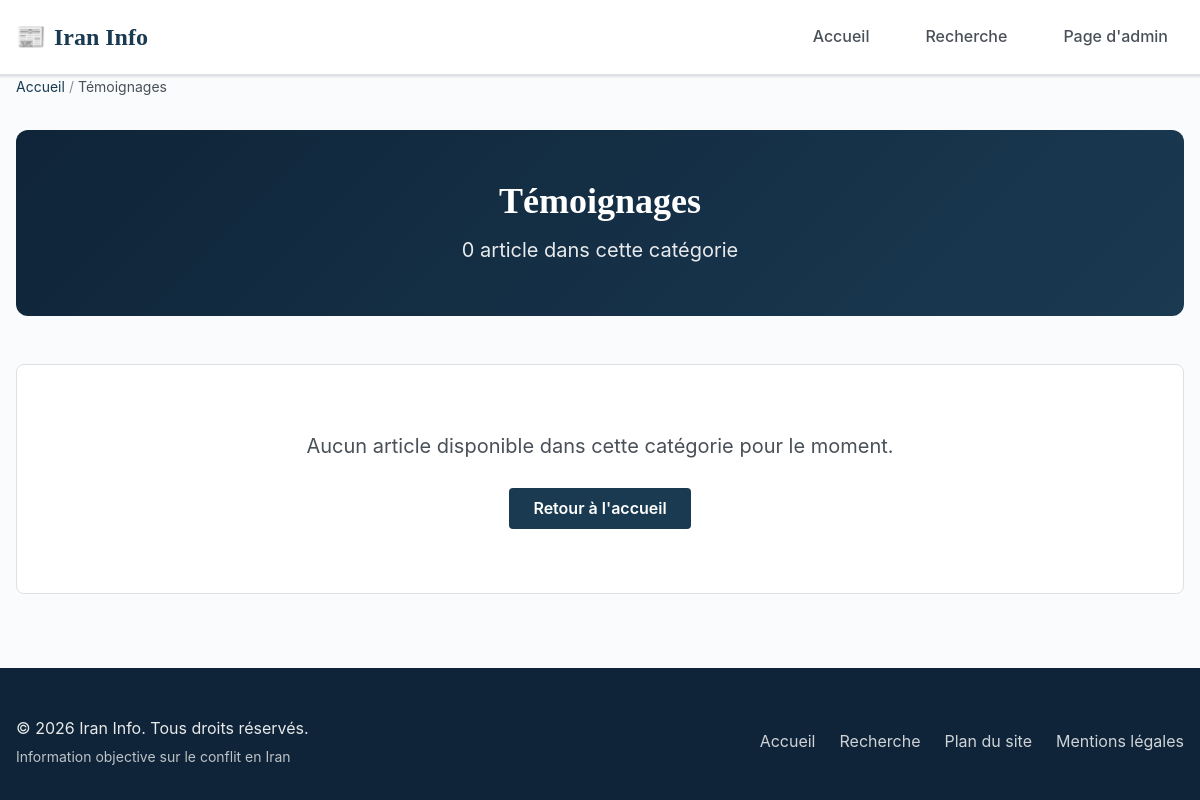
Page /categorie/3-analyses on the earlier database version.
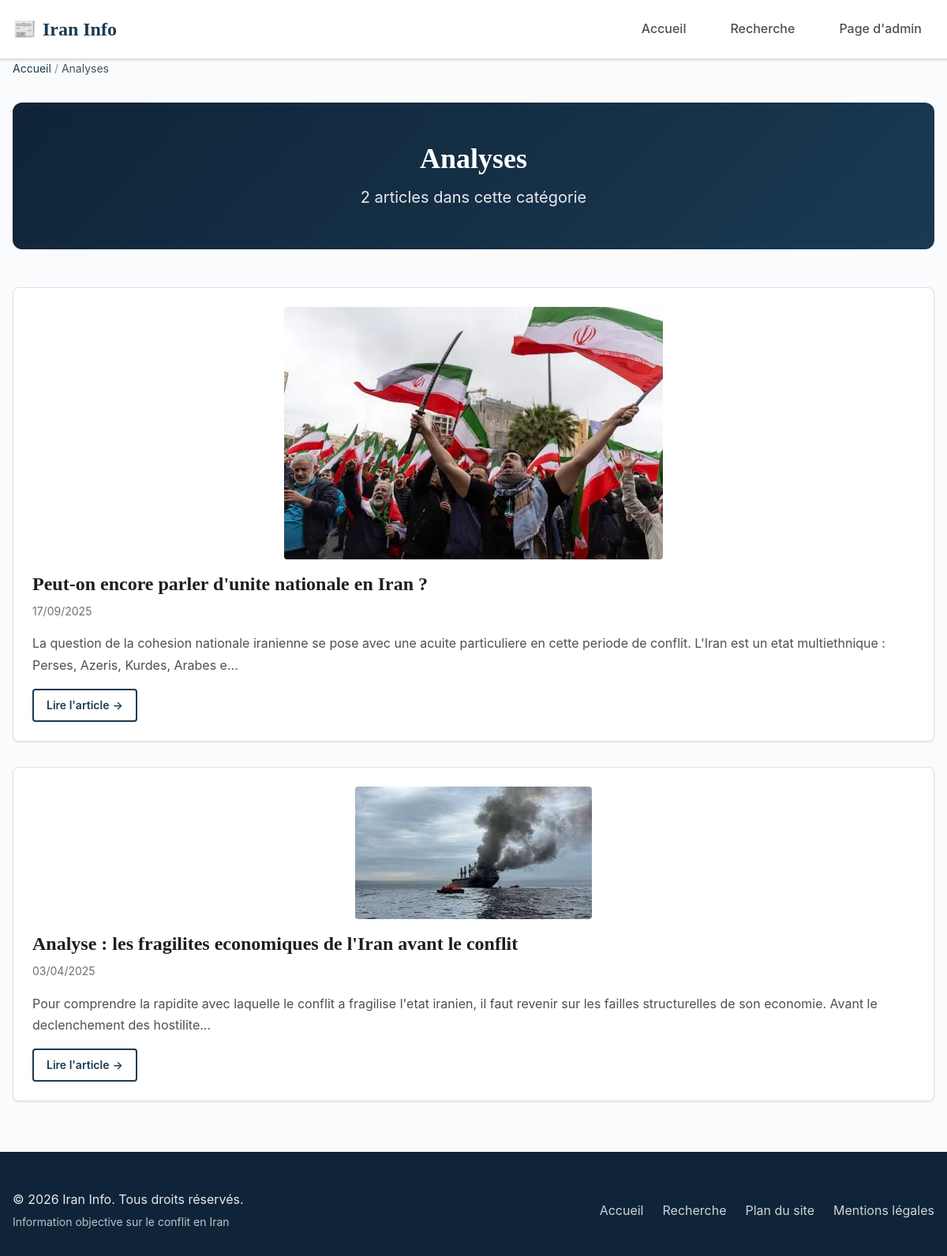
Same page on the later database version.
### tables this page shows
CREATE TABLE categorie(
   id INT AUTO_INCREMENT,
   libelle VARCHAR(50),
   PRIMARY KEY(id)
);

CREATE TABLE article(
   id INT AUTO_INCREMENT,
  titre VARCHAR(255),
   contenu TEXT,
   date_pub DATE,
   id_categorie INT NOT NULL,
   PRIMARY KEY(id),
   FOREIGN KEY(id_categorie) REFERENCES categorie(id)
);

### src/Controllers/FrontController.php (called while the page is built, shortened)
<?php
class FrontController
{
    private $db;
    public function __construct()
    {
        $this->db = Database::getInstance();
    }
    public function showCategory($params)
    {
        $identifier = $params['id'] ?? ($params['slug'] ?? null);
        $idFromRoute = $this->extractIdFromRouteValue($identifier);
        $category = $idFromRoute !== null ? $this->findCategory((string) $idFromRoute) : $this->findCategory($identifier);
        $articles = $this->findArticlesByCategory((int) $category['id']);
        require_once __DIR__ . '/../Views/front/layout/header.php';
        require_once __DIR__ . '/../Views/front/category.php';
        require_once __DIR__ . '/../Views/front/layout/footer.php';
    }
    private function extractIdFromRouteValue($value)
    {
        $value = trim((string) $value);
        if (preg_match('/^(\d+)(?:-[a-z0-9-]+)?$/i', $value, $matches)) {
            return (int) $matches[1];
        }
        return null;
    }
    private function findCategory($identifier)
    {
        if (ctype_digit((string) $identifier)) {
            $stmt = $this->db->prepare("SELECT id, libelle, libelle AS name FROM categorie WHERE id = :id");
            $stmt->execute([':id' => (int) $identifier]);
            return $stmt->fetch();
        }
        $label = trim(str_replace('-', ' ', urldecode((string) $identifier)));
        $stmt = $this->db->prepare("SELECT id, libelle, libelle AS name FROM categorie WHERE LOWER(libelle) = LOWER(:libelle)");
        $stmt->execute([':libelle' => $label]);
        return $stmt->fetch();
    }
    private function findArticlesByCategory($categoryId)
    {
        $sql = "SELECT a.id, a.titre, a.contenu, a.date_pub, a.id_categorie,
                       c.libelle AS categorie_libelle,
                       c.libelle AS category_name,
                       a.id_categorie AS category_id,
                       (
                           SELECT i.chemin
                           FROM image i
                           WHERE i.id_article = a.id AND i.type_image = 1
                           ORDER BY i.id ASC
                           LIMIT 1
                       ) AS image_url
                FROM article a
                LEFT JOIN categorie c ON a.id_categorie = c.id
                WHERE a.id_categorie = :category_id
                ORDER BY a.date_pub DESC";
        $stmt = $this->db->prepare($sql);
        $stmt->execute([':category_id' => (int) $categoryId]);
        return $stmt->fetchAll();
    }
}

### src/Core/Router.php (called while the page is built, shortened)
<?php
class Router
{
    private $routes = [];
    public function add($method, $route, $handler)
    {
        $route = trim($route, '/');
        $route = preg_replace('/\{([a-z]+)\}/', '(?P<$1>[a-z0-9-]+)', $route);
        $route = '#^' . $route . '$#';
        $this->routes[] = [
            'method' => $method,
            'route' => $route,
            'handler' => $handler
        ];
    }
    public function dispatch($method, $uri)
    {
        $uri = parse_url((string) $uri, PHP_URL_PATH) ?? '/';
        $uri = trim((string) $uri, '/');
        foreach ($this->routes as $route) {
            if ($route['method'] === $method && preg_match($route['route'], $uri, $matches)) {
                $params = array_filter($matches, 'is_string', ARRAY_FILTER_USE_KEY);
                $handler = explode('@', $route['handler']);
                $methodName = $handler[1];
                $controller = new $controllerName();
                return $controller->$methodName($params);
            }
        }
    }
}

### index.php (called while the page is built, shortened)
<?php
require_once __DIR__ . '/config/config.php';
spl_autoload_register(function ($class) {
    $baseDir = __DIR__ . '/src/';
    $file = $baseDir . str_replace('\\', '/', $class) . '.php';
});
$router = new Router();
$router->add('GET', '/', 'FrontController@home');
$router->add('GET', '/article/{id}', 'FrontController@showArticle');
$router->add('GET', '/categorie/{id}', 'FrontController@showCategory');
$router->add('GET', '/search', 'FrontController@search');
$router->add('GET', '/admin/login', 'AuthController@showLogin');
$router->add('POST', '/admin/login', 'AuthController@login');
$router->add('GET', '/admin/logout', 'AuthController@logout');
$router->add('GET', '/admin/dashboard', 'AdminController@dashboard');
$router->add('GET', '/admin/articles', 'AdminController@listArticles');
$router->add('POST', '/admin/articles/store', 'AdminController@storeArticle');
$router->add('POST', '/admin/articles/update/{id}', 'AdminController@updateArticle');
$router->add('POST', '/admin/articles/delete/{id}', 'AdminController@deleteArticle');
$router->add('POST', '/admin/articles/images/delete/{id}', 'AdminController@deleteArticleImage');
$router->add('GET', '/admin/categories', 'AdminController@listCategories');
$router->add('POST', '/admin/categories/store', 'AdminController@storeCategory');
$router->add('POST', '/admin/categories/update/{id}', 'AdminController@updateCategory');
$router->add('POST', '/admin/categories/delete/{id}', 'AdminController@deleteCategory');
$router->dispatch($_SERVER['REQUEST_METHOD'], $_SERVER['REQUEST_URI']);

### config/config.php (called while the page is built, shortened)
<?php
if (!function_exists('app_url')) {
    function app_url($path = '')
    {
        $path = ltrim((string) $path, '/');
        return $path === '' ? APP_URL : APP_URL . '/' . $path;
    }
}
if (!function_exists('slugify')) {
    function slugify($text)
    {
        $text = trim((string) $text);
        $text = html_entity_decode($text, ENT_QUOTES | ENT_HTML5, 'UTF-8');
        if (function_exists('iconv')) {
            $converted = @iconv('UTF-8', 'ASCII//TRANSLIT//IGNORE', $text);
            if ($converted !== false) {
                $text = $converted;
            }
        }
        $text = strtolower($text);
        $text = preg_replace('/[^a-z0-9]+/', '-', $text);
        $text = trim((string) $text, '-');
        return $text;
    }
}
if (!function_exists('article_url')) {
    function article_url($id, $title = '')
    {
        $id = (int) $id;
        $slug = slugify($title);
        $segment = $id . ($slug !== '' ? '-' . $slug : '');
        return app_url('article/' . rawurlencode($segment));
    }
}
if (!function_exists('image_url')) {
    function image_url($path = '', $fallback = 'assets/images/default-og-image.jpg')
    {
        $path = trim((string) $path);
        $normalized = ltrim($path, '/');
        if (strpos($normalized, 'uploads/') === 0 && strpos($normalized, 'uploads/articles/') !== 0) {
            $legacyCandidate = 'uploads/articles/' . basename($normalized);
            $legacyFullPath = __DIR__ . '/../public/' . $legacyCandidate;
        }
        $fullPath = __DIR__ . '/../public/' . $normalized;
        return app_url($normalized);
    }
}

### src/Core/Database.php (called while the page is built, shortened)
<?php
class Database
{
    private static $instance = null;
    private function __construct()
    {
        try {
            $this->connection = new PDO(
                "mysql:host=" . DB_HOST . ";dbname=" . DB_NAME . ";charset=utf8mb4",
                DB_USER,
                DB_PASS,
                [
                    PDO::ATTR_ERRMODE => PDO::ERRMODE_EXCEPTION,
                    PDO::ATTR_DEFAULT_FETCH_MODE => PDO::FETCH_ASSOC,
                    PDO::ATTR_EMULATE_PREPARES => false
                ]
            );
        } catch (PDOException $e) {
            die("Erreur de connexion : " . $e->getMessage());
        }
    }
    public static function getInstance()
    {
        if (self::$instance === null) {
            self::$instance = new self();
        }
        return self::$instance->connection;
    }
}

### src/Views/front/category.php (the view, shortened to what this page needs)
<?php
$articles = $articles ?? [];
$category = $category ?? null;
$categoryName = $category['libelle'] ?? 'Catégorie';
?>
<main id="main-content" class="container" role="main">
    <nav aria-label="Fil d'Ariane" class="breadcrumb" style="margin-bottom:var(--spacing-xl);font-size:var(--font-size-sm);">
        <ol style="list-style:none;padding:0;margin:0;display:flex;gap:var(--spacing-xs);flex-wrap:wrap;">
            <li><a href="<?= htmlspecialchars(app_url(), ENT_QUOTES, 'UTF-8') ?>">Accueil</a></li>
            <li aria-hidden="true" style="color:var(--color-text-muted);">/</li>
            <li aria-current="page" style="color:var(--color-text-secondary);"><?= htmlspecialchars((string) $categoryName, ENT_QUOTES, 'UTF-8') ?></li>
        </ol>
    </nav>
    <header class="category-header" style="background:linear-gradient(135deg,var(--color-primary-dark) 0%,var(--color-primary) 100%);color:white;padding:var(--spacing-2xl);text-align:center;border-radius:var(--border-radius-lg);margin-bottom:var(--spacing-2xl);">
        <h1 style="font-size:var(--font-size-3xl);margin-bottom:var(--spacing-sm);color:white;">
            <?= htmlspecialchars((string) $categoryName, ENT_QUOTES, 'UTF-8') ?>
        </h1>
        <p style="font-size:var(--font-size-lg);opacity:0.9;margin:0;">
            <?= count($articles) ?> article<?= count($articles) > 1 ? 's' : '' ?> dans cette catégorie
        </p>
    </header>
    <section aria-labelledby="articles-title">
        <?php if (empty($articles)): ?>
            <div class="empty-state" style="padding:var(--spacing-3xl);text-align:center;background:var(--color-surface);border:1px solid var(--color-border);border-radius:var(--border-radius-md);">
                <p style="color:var(--color-text-secondary);font-size:var(--font-size-lg);margin:0;">
                    Aucun article disponible dans cette catégorie pour le moment.
                </p>
                <a href="<?= htmlspecialchars(app_url(), ENT_QUOTES, 'UTF-8') ?>" style="display:inline-block;margin-top:var(--spacing-lg);padding:var(--spacing-sm) var(--spacing-lg);background-color:var(--color-primary);color:white;border-radius:var(--border-radius-sm);text-decoration:none;font-weight:600;">
                    Retour à l'accueil
                </a>
            </div>
        <?php else: ?>
            <div class="articles-list">
                <?php foreach ($articles as $article): ?>
                    <?php
                    $articleId = $article['id'] ?? '';
                    $title = $article['titre'] ?? '';
                    $content = $article['contenu'] ?? '';
                    $publishedAt = $article['date_pub'] ?? null;
                    $imageUrl = $article['image_url'] ?? '';
                    $excerpt = mb_substr(trim(strip_tags((string) $content)), 0, 180);
                    if (mb_strlen(trim(strip_tags((string) $content))) > 180) {
                        $excerpt .= '...';
                    }
                    $articleUrl = article_url($articleId, $title);
                    ?>
                    <article class="article-card">
                        <?php if (!empty($imageUrl)): ?>
                            <a href="<?= $articleUrl ?>" aria-label="Lire l'article: <?= htmlspecialchars((string) $title, ENT_QUOTES, 'UTF-8') ?>">
                                <img
                                    src="<?= htmlspecialchars(image_url((string) $imageUrl), ENT_QUOTES, 'UTF-8') ?>"
                                    data-zoom-src="<?= htmlspecialchars(image_url((string) $imageUrl), ENT_QUOTES, 'UTF-8') ?>"
                                    class="js-zoomable-image"
                                    alt="<?= htmlspecialchars((string) $title, ENT_QUOTES, 'UTF-8') ?>"
                                    width="1200"
                                    height="675"
                                    loading="lazy">
                            </a>
                        <?php endif; ?>
                        <h3>
                            <a href="<?= $articleUrl ?>">
                                <?= htmlspecialchars((string) $title, ENT_QUOTES, 'UTF-8') ?>
                            </a>
                        </h3>
                        <div class="article-meta">
                            <?php if (!empty($publishedAt)): ?>
                                <time datetime="<?= htmlspecialchars((string) $publishedAt, ENT_QUOTES, 'UTF-8') ?>">
                                    <?= htmlspecialchars((string) date('d/m/Y', strtotime((string) $publishedAt)), ENT_QUOTES, 'UTF-8') ?>
                                </time>
                            <?php endif; ?>
                        </div>
                        <p class="article-excerpt">
                            <?= htmlspecialchars((string) $excerpt, ENT_QUOTES, 'UTF-8') ?>
                        </p>
                        <a href="<?= $articleUrl ?>" class="read-more">
                            Lire l'article
                            <span aria-hidden="true">→</span>
                        </a>
                    </article>
                <?php endforeach; ?>
            </div>
        <?php endif; ?>
    </section>
</main>

### src/Views/front/layout/header.php (shortened to what this page needs)
<?php
$currentPage = $_SERVER['REQUEST_URI'] ?? '/';
$currentPath = parse_url((string) $currentPage, PHP_URL_PATH) ?: '/';
?>
<!DOCTYPE html>
<html lang="fr">
<head>
    <link rel="stylesheet" href="<?= htmlspecialchars(app_url('assets/css/style.min.css'), ENT_QUOTES, 'UTF-8') ?>">
    <link rel="stylesheet" href="<?= htmlspecialchars(app_url('assets/css/variables.min.css'), ENT_QUOTES, 'UTF-8') ?>">
    <link rel="stylesheet" href="<?= htmlspecialchars(app_url('assets/css/responsive.min.css'), ENT_QUOTES, 'UTF-8') ?>">
</head>
<body>
    <header class="site-header" role="banner">
        <div class="container">
            <a href="<?= htmlspecialchars(app_url(), ENT_QUOTES, 'UTF-8') ?>" class="site-logo" aria-label="Iran Info - Retour à l'accueil">
                <span aria-hidden="true">📰</span>
                <span>Iran Info</span>
            </a>
            <nav class="main-nav" role="navigation" aria-label="Navigation principale">
                <a href="<?= htmlspecialchars(app_url(), ENT_QUOTES, 'UTF-8') ?>" <?= $currentPath === '/' ? 'class="active" aria-current="page"' : '' ?>>Accueil</a>
                <a href="<?= htmlspecialchars(app_url('search'), ENT_QUOTES, 'UTF-8') ?>" <?= strpos($currentPath, '/search') === 0 ? 'class="active" aria-current="page"' : '' ?>>Recherche</a>
                <a href="<?= htmlspecialchars(app_url('admin/login?force=1'), ENT_QUOTES, 'UTF-8') ?>">Page d'admin</a>
            </nav>
        </div>
    </header>

### src/Views/front/layout/footer.php (shortened to what this page needs)
    <footer class="site-footer" role="contentinfo">
        <div class="container">
            <div class="footer-content">
                <p>&copy; <?= date('Y') ?> Iran Info. Tous droits réservés.</p>
                <p class="footer-tagline">Information objective sur le conflit en Iran</p>
            </div>
            <nav class="footer-nav" aria-label="Liens utiles">
                <a href="<?= htmlspecialchars(app_url(), ENT_QUOTES, 'UTF-8') ?>">Accueil</a>
                <a href="<?= htmlspecialchars(app_url('search'), ENT_QUOTES, 'UTF-8') ?>">Recherche</a>
                <a href="<?= htmlspecialchars(app_url('sitemap.php'), ENT_QUOTES, 'UTF-8') ?>">Plan du site</a>
                <a href="<?= htmlspecialchars(app_url('mentions-legales'), ENT_QUOTES, 'UTF-8') ?>">Mentions légales</a>
            </nav>
        </div>
    </footer>
</body>
</html>

Differences in the rows shown:
changed categorie: libelle "Témoignages" → "Analyses"
added article: shows a picture, titre "Peut-on encore parler d'unite nationale en Iran ?", date_pub "17/09/2025", contenu "La question de la cohesion nationale iranienne se pose avec une acuite particuliere en cette periode de conflit. L'Iran est un etat multiethnique : Perses, Azeris, Kurdes, Arabes e..."
added article: shows a picture, titre "Analyse : les fragilites economiques de l'Iran avant le conflit", date_pub "03/04/2025", contenu "Pour comprendre la rapidite avec laquelle le conflit a fragilise l'etat iranien, il faut revenir sur les failles structurelles de son economie. Avant le declenchement des hostilite..."
Other differences:
count($articles): "0" → "2"
text no longer shown: "Aucun article disponible dans cette catégorie pour le moment. Retour à l'accueil"
text now shown: "s"
